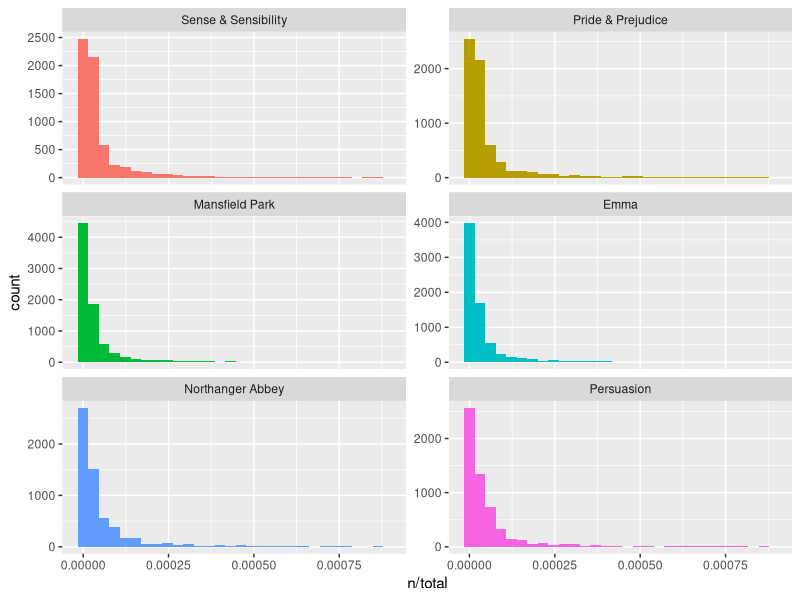
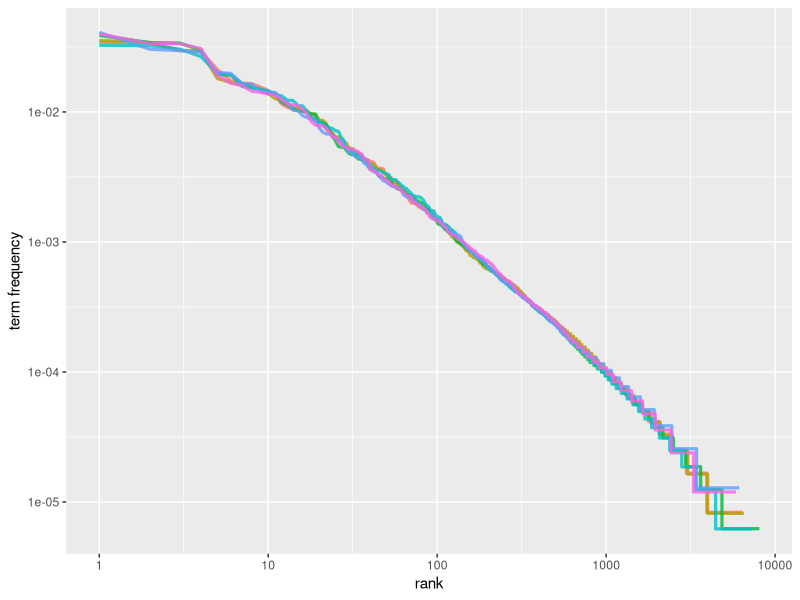
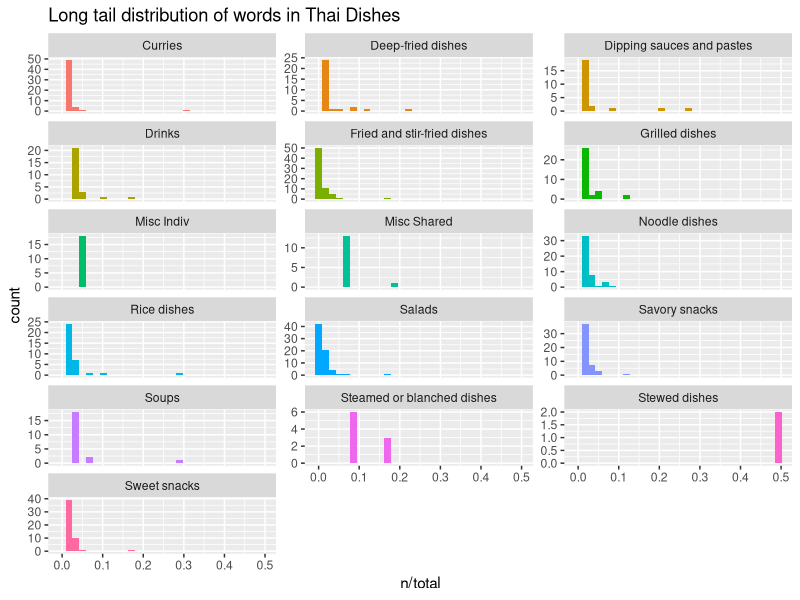
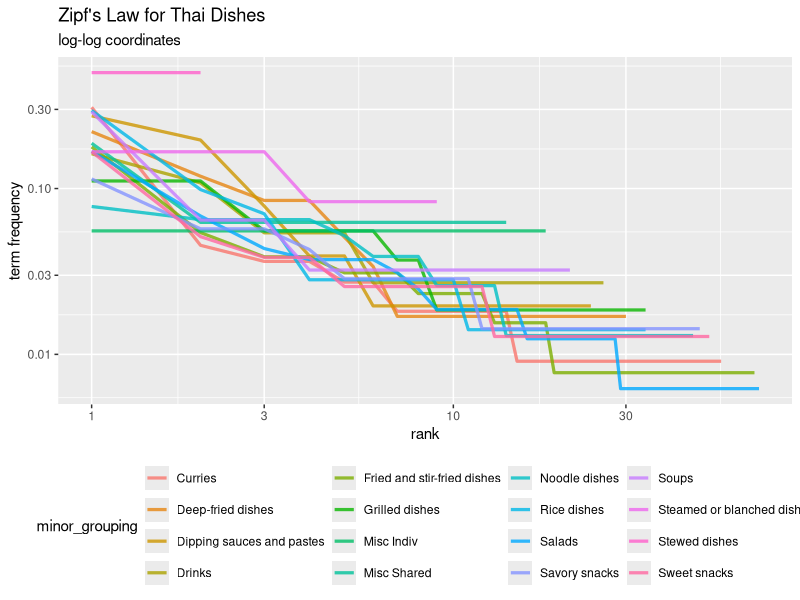
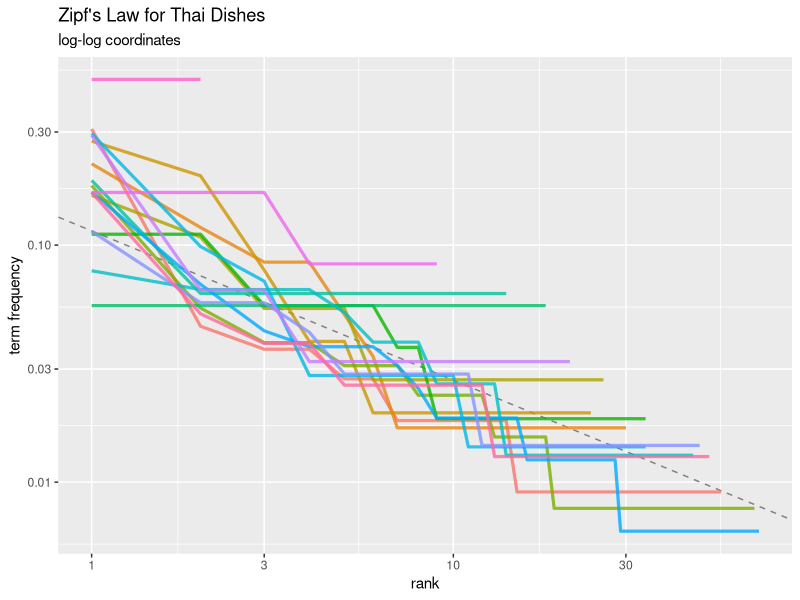

These charts were generated, in order, by the following R code:
# select libraries from tidyverse
library(dplyr)
library(readr)
library(ggplot2)

library(tidytext)
library(janeaustenr)

# Term Frequency in Jane Austen's novels ----

book_words <- austen_books() %>%
    unnest_tokens(word, text) %>%
    count(book, word, sort = TRUE)

total_words <- book_words %>% 
    group_by(book) %>% 
    summarize(total = sum(n))

book_words <- left_join(book_words, total_words)

# plot term frequency distribution across Jane Austen novels
ggplot(book_words, aes(n/total, fill = book)) +
    geom_histogram(show.legend = FALSE) +
    xlim(NA, 0.0009) +
    facet_wrap(~book, ncol = 2, scales = "free_y")

# Zipf's Law
freq_by_rank <- book_words %>% 
    group_by(book) %>% 
    mutate(rank = row_number(), 
           `term frequency` = n/total) %>%
    ungroup()


# Visualize Zipf's Law
# Plot Rank on x-axis
# Plot Term Freq on y-axis
# both on logarithmic scales
freq_by_rank %>% 
    ggplot(aes(rank, `term frequency`, color = book)) + 
    geom_line(size = 1.1, alpha = 0.8, show.legend = FALSE) + 
    scale_x_log10() +
    scale_y_log10()

# Find Exponent of Power Law for Middle Section of Jane Austen Rank range
rank_subset <- freq_by_rank %>% 
    filter(rank < 500,
           rank > 10)

lm(log10(`term frequency`) ~ log10(rank), data = rank_subset)





# Term Frequency in Thai Dishes ----

# book_words = word frequency across each minor grouping
# total_words = total words in each minor grouping

# read in data from another directory (web_scraping)
df <- read_csv("../web_scraping/edit_thai_dishes.csv")

# (minor)_grouping words
minor_grouping_words <- df %>%
    select(Thai_name, Thai_script, minor_grouping) %>%
    unnest_tokens(word, Thai_name) %>%   # can substitute ngrams for word
    count(word, minor_grouping, sort = TRUE) 

total_word_per_group <- minor_grouping_words %>%
    group_by(minor_grouping) %>%
    summarize(total = sum(n))

thai_dish_join <- left_join(minor_grouping_words, total_word_per_group)

# plot term frequency distribution across Thai Dish Groupings
# Term Frequency: The number of times a word appears in a minor_grouping (thai dishes)
# divided by the total number of terms (words) in that novel (n/total)

ggplot(thai_dish_join, aes(x = n/total, fill = minor_grouping)) +
    geom_histogram(show.legend = FALSE) +
    #xlim(NA, 0.0009) +
    facet_wrap(~minor_grouping, ncol = 3, scales = "free_y") +
    labs(
        title = "Long tail distribution of words in Thai Dishes"
    )

# Zipf's Law (Thai Dishes) ----

freq_by_rank_thai <- thai_dish_join %>%
    group_by(minor_grouping) %>%
    mutate(
        rank = row_number(),
        `term frequency` = n/total
    ) %>%
    ungroup()

# Visualize Zipf's Law (Thai Dishes)
# Rank on x-axis
# Term Freq on y-axis
# NOTE: Interesting to see Zipf's law playout

freq_by_rank_thai %>%
    ggplot(aes(x = rank, y = `term frequency`, color = minor_grouping)) +
    geom_line(size = 1.1, alpha = 0.8, show.legend = TRUE) +
    scale_x_log10() +
    scale_y_log10() +
    theme(legend.position = 'bottom') +
    labs(
        title = "Zipf's Law for Thai Dishes",
        subtitle = "log-log coordinates"
        )


# Find Exponent of Power Law for Middle Section of Thai Dishes Rank range (btwn 3-10)

rank_subset_thai <- freq_by_rank_thai %>%
    filter(rank < 10,
           rank > 3)

# NOT QUITE an illustration of Zipf's law (-1 vs -0.63)
lm(log10(`term frequency`) ~ log10(rank), data = rank_subset_thai)

# Plot fitted power law with data 
freq_by_rank_thai %>%
    ggplot(aes(x = rank, y = `term frequency`, color = minor_grouping)) +
    geom_abline(intercept = -0.94, slope = -0.63, color = 'gray50', linetype = 2) +
    geom_line(size = 1.1, alpha = 0.8, show.legend = FALSE) +
    scale_x_log10() +
    scale_y_log10() +
    theme(legend.position = 'bottom') +
    labs(
        title = "Zipf's Law for Thai Dishes",
        subtitle = "log-log coordinates"
    )
